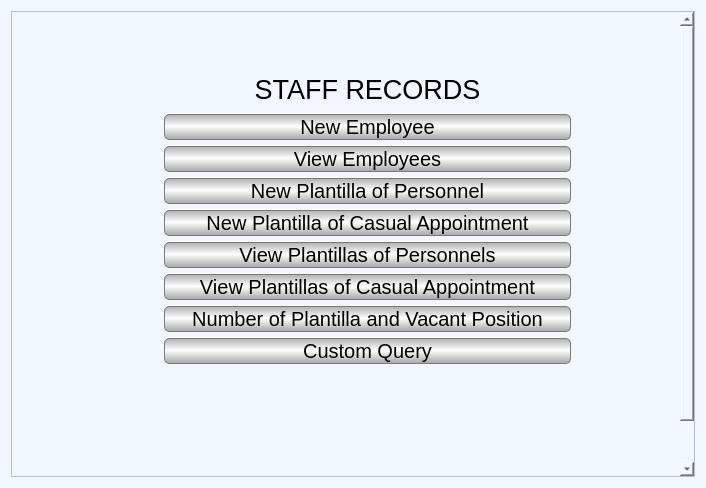
<?xml version="1.0" encoding="UTF-8"?>
<ui version="4.0">
 <class>EmployeeManagerHome</class>
 <widget class="QWidget" name="EmployeeManagerHome">
  <property name="geometry">
   <rect>
    <x>0</x>
    <y>0</y>
    <width>706</width>
    <height>488</height>
   </rect>
  </property>
  <property name="windowTitle">
   <string>Form</string>
  </property>
  <property name="autoFillBackground">
   <bool>false</bool>
  </property>
  <property name="styleSheet">
   <string notr="true">background-color: rgb(242, 247, 255);</string>
  </property>
  <layout class="QGridLayout" name="gridLayout_2">
   <item row="0" column="0">
    <widget class="QScrollArea" name="scrollArea">
     <property name="widgetResizable">
      <bool>true</bool>
     </property>
     <widget class="QWidget" name="scrollAreaWidgetContents">
      <property name="geometry">
       <rect>
        <x>0</x>
        <y>0</y>
        <width>669</width>
        <height>521</height>
       </rect>
      </property>
      <layout class="QGridLayout" name="gridLayout">
       <item row="12" column="1">
        <spacer name="verticalSpacer_3">
         <property name="orientation">
          <enum>Qt::Vertical</enum>
         </property>
         <property name="sizeType">
          <enum>QSizePolicy::Ignored</enum>
         </property>
         <property name="sizeHint" stdset="0">
          <size>
           <width>344</width>
           <height>26</height>
          </size>
         </property>
        </spacer>
       </item>
       <item row="3" column="1">
        <widget class="QLabel" name="label_27">
         <property name="font">
          <font>
           <family>Segoe UI</family>
           <pointsize>20</pointsize>
          </font>
         </property>
         <property name="text">
          <string>STAFF RECORDS</string>
         </property>
         <property name="alignment">
          <set>Qt::AlignCenter</set>
         </property>
        </widget>
       </item>
       <item row="1" column="2" rowspan="15">
        <spacer name="horizontalSpacer_2">
         <property name="orientation">
          <enum>Qt::Horizontal</enum>
         </property>
         <property name="sizeType">
          <enum>QSizePolicy::Ignored</enum>
         </property>
         <property name="sizeHint" stdset="0">
          <size>
           <width>100</width>
           <height>278</height>
          </size>
         </property>
        </spacer>
       </item>
       <item row="4" column="1">
        <widget class="QPushButton" name="newEmployee">
         <property name="font">
          <font>
           <family>Segoe UI</family>
           <pointsize>15</pointsize>
          </font>
         </property>
         <property name="styleSheet">
          <string notr="true">border: 1px solid #7a7a7a;
selection-color: qlineargradient(spread:reflect, x1:1, y1:1, x2:1, y2:0.469, stop:0 rgba(210, 210, 210, 255), stop:1 rgba(255, 255, 255, 255));
selection-background-color: qlineargradient(spread:reflect, x1:1, y1:1, x2:1, y2:0.469, stop:0 rgba(210, 210, 210, 255), stop:1 rgba(255, 255, 255, 255));
border-radius: 5px;
background-color: qlineargradient(spread:reflect, x1:1, y1:1, x2:1, y2:0.469, stop:0 rgba(165, 165, 165, 255), stop:1 rgba(255, 255, 255, 255));</string>
         </property>
         <property name="text">
          <string>New Employee</string>
         </property>
        </widget>
       </item>
       <item row="6" column="1">
        <widget class="QPushButton" name="newPlantillaPersonnel">
         <property name="font">
          <font>
           <family>Segoe UI</family>
           <pointsize>15</pointsize>
          </font>
         </property>
         <property name="styleSheet">
          <string notr="true">border: 1px solid #7a7a7a;
selection-color: qlineargradient(spread:reflect, x1:1, y1:1, x2:1, y2:0.469, stop:0 rgba(210, 210, 210, 255), stop:1 rgba(255, 255, 255, 255));
selection-background-color: qlineargradient(spread:reflect, x1:1, y1:1, x2:1, y2:0.469, stop:0 rgba(210, 210, 210, 255), stop:1 rgba(255, 255, 255, 255));
border-radius: 5px;
background-color: qlineargradient(spread:reflect, x1:1, y1:1, x2:1, y2:0.469, stop:0 rgba(165, 165, 165, 255), stop:1 rgba(255, 255, 255, 255));</string>
         </property>
         <property name="text">
          <string>New Plantilla of Personnel</string>
         </property>
        </widget>
       </item>
       <item row="5" column="1">
        <widget class="QPushButton" name="viewEmployees">
         <property name="font">
          <font>
           <family>Segoe UI</family>
           <pointsize>15</pointsize>
          </font>
         </property>
         <property name="styleSheet">
          <string notr="true">border: 1px solid #7a7a7a;
selection-color: qlineargradient(spread:reflect, x1:1, y1:1, x2:1, y2:0.469, stop:0 rgba(210, 210, 210, 255), stop:1 rgba(255, 255, 255, 255));
selection-background-color: qlineargradient(spread:reflect, x1:1, y1:1, x2:1, y2:0.469, stop:0 rgba(210, 210, 210, 255), stop:1 rgba(255, 255, 255, 255));
border-radius: 5px;
background-color: qlineargradient(spread:reflect, x1:1, y1:1, x2:1, y2:0.469, stop:0 rgba(165, 165, 165, 255), stop:1 rgba(255, 255, 255, 255));</string>
         </property>
         <property name="text">
          <string>View Employees</string>
         </property>
        </widget>
       </item>
       <item row="9" column="1">
        <widget class="QPushButton" name="viewPlantillaCasualAppointments">
         <property name="font">
          <font>
           <family>Segoe UI</family>
           <pointsize>15</pointsize>
          </font>
         </property>
         <property name="styleSheet">
          <string notr="true">border: 1px solid #7a7a7a;
selection-color: qlineargradient(spread:reflect, x1:1, y1:1, x2:1, y2:0.469, stop:0 rgba(210, 210, 210, 255), stop:1 rgba(255, 255, 255, 255));
selection-background-color: qlineargradient(spread:reflect, x1:1, y1:1, x2:1, y2:0.469, stop:0 rgba(210, 210, 210, 255), stop:1 rgba(255, 255, 255, 255));
border-radius: 5px;
background-color: qlineargradient(spread:reflect, x1:1, y1:1, x2:1, y2:0.469, stop:0 rgba(165, 165, 165, 255), stop:1 rgba(255, 255, 255, 255));</string>
         </property>
         <property name="text">
          <string>View Plantillas of Casual Appointment</string>
         </property>
        </widget>
       </item>
       <item row="7" column="1">
        <widget class="QPushButton" name="newPlantillaCasual">
         <property name="font">
          <font>
           <family>Segoe UI</family>
           <pointsize>15</pointsize>
          </font>
         </property>
         <property name="styleSheet">
          <string notr="true">border: 1px solid #7a7a7a;
selection-color: qlineargradient(spread:reflect, x1:1, y1:1, x2:1, y2:0.469, stop:0 rgba(210, 210, 210, 255), stop:1 rgba(255, 255, 255, 255));
selection-background-color: qlineargradient(spread:reflect, x1:1, y1:1, x2:1, y2:0.469, stop:0 rgba(210, 210, 210, 255), stop:1 rgba(255, 255, 255, 255));
border-radius: 5px;
background-color: qlineargradient(spread:reflect, x1:1, y1:1, x2:1, y2:0.469, stop:0 rgba(165, 165, 165, 255), stop:1 rgba(255, 255, 255, 255));</string>
         </property>
         <property name="text">
          <string>New Plantilla of Casual Appointment</string>
         </property>
        </widget>
       </item>
       <item row="10" column="1">
        <widget class="QPushButton" name="noPlantillaVacPos">
         <property name="font">
          <font>
           <family>Segoe UI</family>
           <pointsize>15</pointsize>
          </font>
         </property>
         <property name="styleSheet">
          <string notr="true">border: 1px solid #7a7a7a;
selection-color: qlineargradient(spread:reflect, x1:1, y1:1, x2:1, y2:0.469, stop:0 rgba(210, 210, 210, 255), stop:1 rgba(255, 255, 255, 255));
selection-background-color: qlineargradient(spread:reflect, x1:1, y1:1, x2:1, y2:0.469, stop:0 rgba(210, 210, 210, 255), stop:1 rgba(255, 255, 255, 255));
border-radius: 5px;
background-color: qlineargradient(spread:reflect, x1:1, y1:1, x2:1, y2:0.469, stop:0 rgba(165, 165, 165, 255), stop:1 rgba(255, 255, 255, 255));</string>
         </property>
         <property name="text">
          <string>Number of Plantilla and Vacant Position</string>
         </property>
        </widget>
       </item>
       <item row="8" column="1">
        <widget class="QPushButton" name="viewPlantillaPersonnels">
         <property name="font">
          <font>
           <family>Segoe UI</family>
           <pointsize>15</pointsize>
          </font>
         </property>
         <property name="styleSheet">
          <string notr="true">border: 1px solid #7a7a7a;
selection-color: qlineargradient(spread:reflect, x1:1, y1:1, x2:1, y2:0.469, stop:0 rgba(210, 210, 210, 255), stop:1 rgba(255, 255, 255, 255));
selection-background-color: qlineargradient(spread:reflect, x1:1, y1:1, x2:1, y2:0.469, stop:0 rgba(210, 210, 210, 255), stop:1 rgba(255, 255, 255, 255));
border-radius: 5px;
background-color: qlineargradient(spread:reflect, x1:1, y1:1, x2:1, y2:0.469, stop:0 rgba(165, 165, 165, 255), stop:1 rgba(255, 255, 255, 255));</string>
         </property>
         <property name="text">
          <string>View Plantillas of Personnels</string>
         </property>
        </widget>
       </item>
       <item row="11" column="1">
        <widget class="QPushButton" name="customQuery">
         <property name="font">
          <font>
           <family>Segoe UI</family>
           <pointsize>15</pointsize>
          </font>
         </property>
         <property name="styleSheet">
          <string notr="true">border: 1px solid #7a7a7a;
selection-color: qlineargradient(spread:reflect, x1:1, y1:1, x2:1, y2:0.469, stop:0 rgba(210, 210, 210, 255), stop:1 rgba(255, 255, 255, 255));
selection-background-color: qlineargradient(spread:reflect, x1:1, y1:1, x2:1, y2:0.469, stop:0 rgba(210, 210, 210, 255), stop:1 rgba(255, 255, 255, 255));
border-radius: 5px;
background-color: qlineargradient(spread:reflect, x1:1, y1:1, x2:1, y2:0.469, stop:0 rgba(165, 165, 165, 255), stop:1 rgba(255, 255, 255, 255));</string>
         </property>
         <property name="text">
          <string>Custom Query</string>
         </property>
        </widget>
       </item>
       <item row="13" column="1">
        <layout class="QFormLayout" name="messageForm"/>
       </item>
       <item row="2" column="0" rowspan="14">
        <spacer name="horizontalSpacer">
         <property name="orientation">
          <enum>Qt::Horizontal</enum>
         </property>
         <property name="sizeType">
          <enum>QSizePolicy::Ignored</enum>
         </property>
         <property name="sizeHint" stdset="0">
          <size>
           <width>143</width>
           <height>488</height>
          </size>
         </property>
        </spacer>
       </item>
       <item row="14" column="1" rowspan="2">
        <spacer name="verticalSpacer_2">
         <property name="orientation">
          <enum>Qt::Vertical</enum>
         </property>
         <property name="sizeType">
          <enum>QSizePolicy::Ignored</enum>
         </property>
         <property name="sizeHint" stdset="0">
          <size>
           <width>20</width>
           <height>40</height>
          </size>
         </property>
        </spacer>
       </item>
       <item row="0" column="1" rowspan="3">
        <spacer name="verticalSpacer">
         <property name="orientation">
          <enum>Qt::Vertical</enum>
         </property>
         <property name="sizeType">
          <enum>QSizePolicy::Ignored</enum>
         </property>
         <property name="sizeHint" stdset="0">
          <size>
           <width>20</width>
           <height>40</height>
          </size>
         </property>
        </spacer>
       </item>
      </layout>
      <zorder>viewEmployees</zorder>
      <zorder>noPlantillaVacPos</zorder>
      <zorder>viewPlantillaCasualAppointments</zorder>
      <zorder>viewPlantillaPersonnels</zorder>
      <zorder>newPlantillaCasual</zorder>
      <zorder>newPlantillaPersonnel</zorder>
      <zorder>viewEmployees</zorder>
      <zorder>newEmployee</zorder>
      <zorder>customQuery</zorder>
      <zorder>horizontalSpacer</zorder>
      <zorder>horizontalSpacer_2</zorder>
      <zorder>verticalSpacer_3</zorder>
      <zorder>verticalSpacer_2</zorder>
      <zorder>formLayoutWidget</zorder>
      <zorder>label_27</zorder>
      <zorder>verticalSpacer</zorder>
     </widget>
    </widget>
   </item>
  </layout>
 </widget>
 <resources/>
 <connections/>
</ui>
